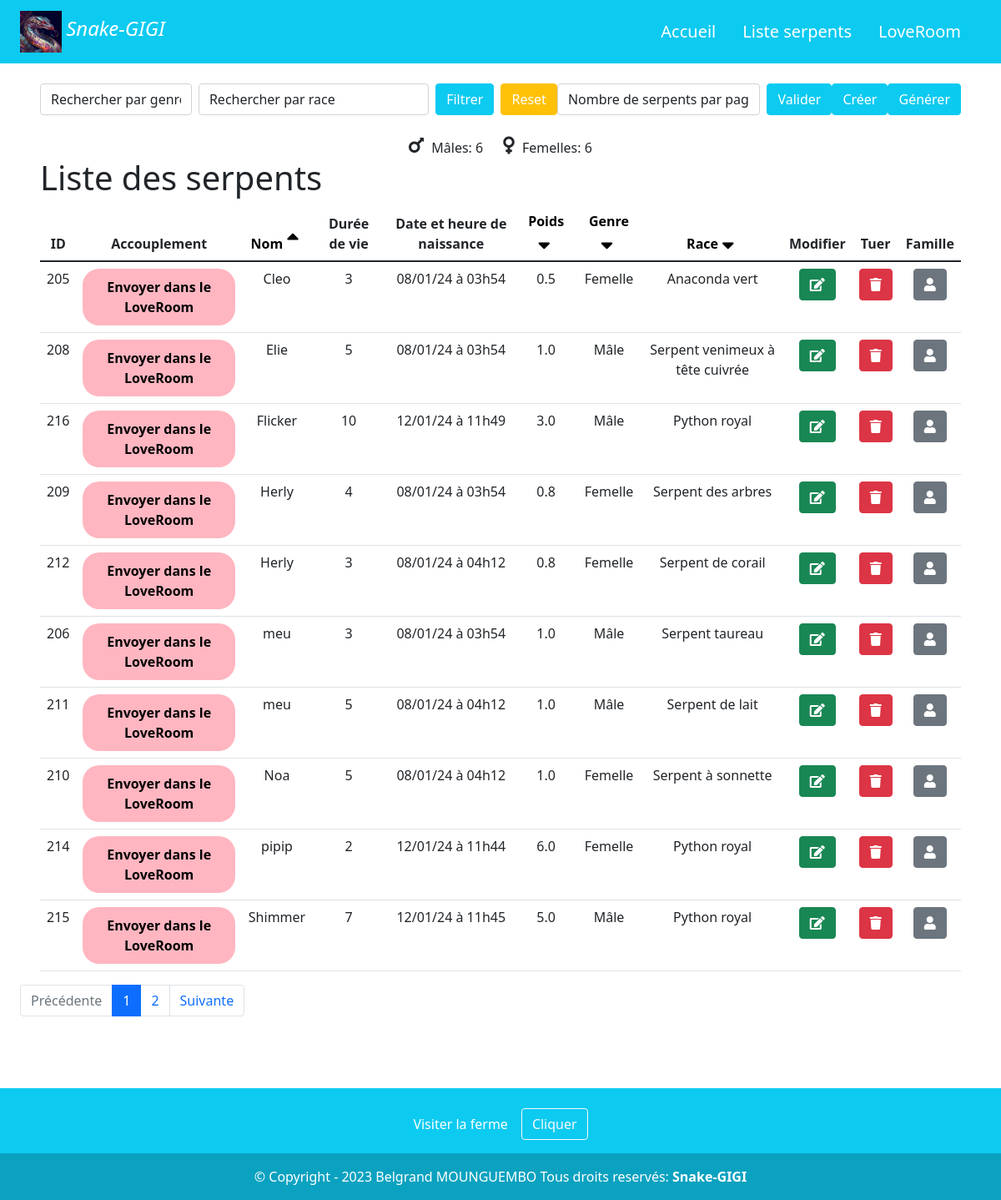
The app's page /index.php?idpage=listSerpents&sort=nom&direction=asc&page=1 with its own data.
### tables this page shows
CREATE TABLE `Serpents` (
  `idSerpents` int(11) NOT NULL,
  `nom` varchar(255) DEFAULT NULL,
  `dureeVie` int(11) NOT NULL,
  `heure_et_date_naissance` datetime NOT NULL,
  `poids` decimal(5,2) NOT NULL,
  `genre` enum('Mâle','Femelle') NOT NULL,
  `idRace` int(11) DEFAULT NULL,
  `idPere` varchar(11) DEFAULT NULL,
  `idMere` varchar(11) DEFAULT NULL,
  `inLoveRoom` tinyint(1) DEFAULT '0',
  `estMort` int(1) DEFAULT NULL
);

CREATE TABLE `Races` (
  `idRace` int(11) NOT NULL,
  `nomRace` varchar(255) DEFAULT NULL
);

### Classes/bdd.class.php (called while the page is built, shortened)
<?php
class BDD {
	private $conn;
	public function __construct($h = 'localhost', $db = 'ElevageSerpents', $u = 'root', $pw = '') {
        $host = "127.0.0.1";
        $port = "8889";
        $dbname = "ElevageSerpents";
        $username = "root";
        $password = "root";
        $socket = "/Applications/MAMP/tmp/mysql/mysql.sock";
        $this->conn = new PDO("mysql:host=$host;port=$port;dbname=$dbname;charset=utf8;unix_socket=$socket", $username, $password);
    }
    public function execReq($sql, $params = []) {
        try {
            $stmt = $this->conn->prepare($sql);
            $stmt->execute($params);
            if (strpos($sql, 'SELECT') === 0) {
                return $stmt->fetchAll();
            }
            return $stmt->rowCount();
        } catch (PDOException $e) {
            echo "Erreur de base de données : " . $e->getMessage();
            return false;
        }
    }
}
?>

### pages/listSerpents.php (the view, shortened to what this page needs)
<?php
require_once('Classes/bdd.class.php');
$bdd = new BDD();
    if (isset($_GET['page']) && !empty($_GET['page'])) {
        $currentPage = (int) strip_tags($_GET['page']);
    } else {
        $currentPage = 1;
    }
    if (!isset($_POST["valider"]) && !isset($_SESSION["parPage"])) {
        $parPage = 10;
    } else if (isset($_POST["valider"])) {
        $parPage = intval($_POST["nbSerpents"]);
        $_SESSION["parPage"] = $parPage;
    } else {
        $parPage = (int)$_SESSION["parPage"];
    }
    $whereConditions = "WHERE (Serpents.inLoveRoom = 0 OR Serpents.inLoveRoom IS NULL)";
    $sql = "SELECT COUNT(*) AS nb_serpents FROM Serpents INNER JOIN Races ON Serpents.idRace = Races.idRace " . $whereConditions;
    $query = $bdd->execReq($sql);
    $res = $query[0];
    $nbSerpents = (int) $res['nb_serpents'];
    $pages = ceil($nbSerpents / $parPage);
    $first = ($currentPage * $parPage) - $parPage;
    $sort = $_GET['sort'] ?? 'idSerpents';
    $direction = $_GET['direction'] ?? 'asc';
    $sortColumn = $sort;
    if ($sort === 'race') {
        $sortColumn = 'Races.nomRace';
    } else if ($sort !== 'idSerpents') {
        $sortColumn = 'Serpents.' . $sort;
    }
    $sql = "SELECT Serpents.*, Races.nomRace
        FROM Serpents
        INNER JOIN Races ON Serpents.idRace = Races.idRace
        " . $whereConditions . "
        ORDER BY " . $sortColumn . " " . $direction . "
        LIMIT " . $first . "," . $parPage;
    $query = $bdd->execReq($sql);
    $serpents = $query;
$sqlMale = "SELECT COUNT(*) AS male_count FROM Serpents WHERE genre = 'Mâle'";
$queryMale = $bdd->execReq($sqlMale);
$maleCount = $queryMale[0]['male_count'];
$sqlFemale = "SELECT COUNT(*) AS female_count FROM Serpents WHERE genre = 'Femelle'";
$queryFemale = $bdd->execReq($sqlFemale);
$femaleCount = $queryFemale[0]['female_count'];
?>
<!DOCTYPE html>
<html lang="en">
<head>
    <link rel="stylesheet" href="https://stackpath.bootstrapcdn.com/bootstrap/5.1.3/css/bootstrap.min.css">
    <link rel="stylesheet" href="https://cdnjs.cloudflare.com/ajax/libs/font-awesome/5.15.1/css/all.min.css">
</head>
<body class="w-100">
    <div class="container-fluid" style="padding-bottom: 70px;">
        <main class="container-fluid  mt-4" >
            <div class="d-flex justify-content-between align-items-end mb-4">
                <form method="POST" class="d-flex">
                    <div class="me-2">
                        <select name="filter_gender" id="filter_gender" class="form-control">
                            <option value="" class="text-gray">Rechercher par genre</option>
                        </select>
                    </div>
                    <div class="me-2">
                        <select name="nameRace" id="idRace" class="form-control">
                            <option value="" class="text-gray">Rechercher par race</option>
                        </select>
                    </div>
                    <div class="me-2">
                        <button type="submit" name="filter" id="filter" class="btn btn-info text-white" style="text-decoration: none;">Filtrer</button>
                    </div>
                    <div>
                        <button type="submit" name="resetFilter" class="btn btn-warning text-white" style="text-decoration: none;">Reset</button>
                    </div>
                </form>
                <div class="d-flex">
                    <form action="" method="POST" class="d-flex">
                        <div class="me-2 text-gray" >
                            <select name="nbSerpents" id="" class="form-control">
                                <option value="" class="text-white">Nombre de serpents par page</option>
                            </select>
                        </div>
                        <button type="submit" name="valider" class="btn btn-info text-white" style="text-decoration: none;">Valider</button>
                    </form>
                </div>
                <div>
                    <a href="index.php?idpage=create" class="btn btn-info text-white" style="text-decoration: none;">Créer</a>
                </div>
                <div>
                    <form action="" method="POST">
                        <button type="submit" name="generateSerpents" class="btn btn-info text-white" style="text-decoration: none;">Générer </button>
                    </form>
                </div>
            </div>
            <div class="serpent-counts text-center">
                <span><i class="fas fa-mars" style="font-size: 24px;"></i> Mâles: <?= $maleCount ?></span>
                <span><i class="fas fa-venus" style="font-size: 24px;"></i> Femelles: <?= $femaleCount ?></span>
            </div>
            <div class="row">
                <section class="col-12">
                    <h1>Liste des serpents</h1>
                    <table class="table">
                        <thead>
                            <th class="text-center">ID</th>
                            <th class="text-center">Accouplement</th>
                            <th class="text-center">
                                <a href="index.php?idpage=listSerpents&sort=nom&direction=<?php echo ($sort == 'nom' && $direction == 'asc') ? 'desc' : 'asc'; ?>&page=<?= $currentPage ?> " style="color: black; text-decoration: none;">
                                    Nom
                                    <i class="fas <?php echo ($sort == 'nom' && $direction == 'asc') ? 'fa-sort-up' : 'fa-sort-down'; ?>"></i>
                                </a>
                            </th>
                            <th class="text-center">Durée de vie</th>
                            <th class="text-center">Date et heure de naissance</th>
                            <th class="text-center">
                                <a href="index.php?idpage=listSerpents&sort=poids&direction=<?php echo ($sort == 'poids' && $direction == 'asc') ? 'desc' : 'asc'; ?>&page=<?= $currentPage ?>" style="color: black; text-decoration: none;">
                                    Poids
                                    <i class="fas <?php echo ($sort == 'poids' && $direction == 'asc') ? 'fa-sort-up' : 'fa-sort-down'; ?>"></i>
                                </a>
                            </th>
                            <th class="text-center">
                                <a href="index.php?idpage=listSerpents&sort=genre&direction=<?php echo ($sort == 'genre' && $direction == 'asc') ? 'desc' : 'asc'; ?>&page=<?= $currentPage ?>" style="color: black; text-decoration: none;">
                                    Genre
                                    <i class="fas <?php echo ($sort == 'genre' && $direction == 'asc') ? 'fa-sort-up' : 'fa-sort-down'; ?>"></i>
                                </a>
                            </th>
                            <th class="text-center">
                                <a href="index.php?idpage=listSerpents&sort=race&direction=<?php echo ($sort == 'race' && $direction == 'asc') ? 'desc' : 'asc'; ?>&page=<?= $currentPage ?>" style="color: black; text-decoration: none;">
                                    Race
                                    <i class="fas <?php echo ($sort == 'race' && $direction == 'asc') ? 'fa-sort-up' : 'fa-sort-down'; ?>"></i>
                                </a>
                            </th>
                            <th class="text-center">Modifier</th>
                            <th class="text-center">Tuer</th>
                            <th class="text-center">Famille</th>
                        </thead>
                        <tbody>
                            <?php
                                foreach ($serpents as $serpent) {
                                $dateNaissance = DateTime::createFromFormat('Y-m-d H:i:s', $serpent['heure_et_date_naissance']);
                                if ($dateNaissance) {
                                    $formattedDate = $dateNaissance->format('d/m/y \à H\hi');
                                } else {
                                    $formattedDate = 'Date inconnue';
                                }
                                echo "<tr>";
                                echo "<td class='text-center'>" . htmlspecialchars($serpent['idSerpents']) . "</td>";
                                echo "<td class='text-center'>" .
                                        "<div>" .
                                        "<form action='index.php?idpage=loveRoom' method='POST'>" .
                                        "<input type='hidden' name='idSerpents' value='" . htmlspecialchars($serpent["idSerpents"]) . "'/>" .
                                        "<button type='submit' class='btn-love' name='inLoveRoom'>Envoyer dans le LoveRoom</button>" .
                                        "</form>" .
                                        "</div>" .
                                    "</td>";
                                echo "<td class='text-center'>" . htmlspecialchars($serpent['nom']) . "</td>";
                                echo "<td class='text-center'>" . htmlspecialchars($serpent['dureeVie']) . "</td>";
                                echo "<td class='text-center'>" . htmlspecialchars($formattedDate) . "</td>";
                                echo "<td class='text-center'>" . number_format($serpent['poids'], 1) . "</td>";
                                echo "<td class='text-center'>" . htmlspecialchars($serpent['genre']) . "</td>";
                                echo "<td class='text-center'>" . htmlspecialchars($serpent['nomRace']) . "</td>";
                                echo "<td class='text-center'>" .
                                        "<form action='index.php?idpage=update&idSerpents=" . htmlspecialchars($serpent['idSerpents']) . "' method='POST'>" .
                                            "<button class='btn btn-success' name='delete' id='btn_edit'> <span class='fa fa-edit'></span></button>" .
                                        "</form>" .
                                     "</td>";
                                echo "<td class='text-center'>" .
                                     "<form action='index.php?idpage=kill&idSerpents=" . htmlspecialchars($serpent['idSerpents']) . "' method='POST' onclick='return confirm(\"Êtes-vous sûr de vouloir tuer ce serpent ?\");'>" .
                                         "<button class='btn btn-danger' id='btn_delete'> <span class='fa fa-trash'></span> </button>" .
                                     "</form>" .
                                    "</td>";
                                echo "<td class='text-center'>" .
                                        "<form action='index.php?idpage=profile&idSerpents=" . htmlspecialchars($serpent['idSerpents']) . "' method='POST'>" .
                                            "<button class='btn btn-secondary'> <span class='fa fa-user'></span></button>" .
                                        "</form>" .
                                    "</td>";
                                echo "</tr>";
                             ?>
                                <?php
                                }
                                ?>
                        </tbody>
                    </table>
                </section>
            </div>
        </main>
        <nav>
            <ul class="pagination">
                <li class="page-item <?= ($currentPage == 1) ? "disabled" : "" ?>">
                    <a href="./?idpage=listSerpents&page=<?= $currentPage - 1 ?>" class="page-link">Précédente</a>
                </li>
                <?php for ($page = 1; $page <= $pages; $page++) : ?>
                    <li class="page-item <?= ($currentPage == $page) ? "active" : "" ?>">
                        <a href="./?idpage=listSerpents&page=<?= $page ?>" class="page-link"><?= $page ?></a>
                    </li>
                <?php endfor ?>
                <li class="page-item <?= ($currentPage == $pages) ? "disabled" : "" ?>">
                    <a href="./?idpage=listSerpents&page=<?= $currentPage + 1 ?>" class="page-link">Suivante</a>
                </li>
            </ul>
        </nav>
    </div>
</body>
</html>

### pages/listSerpents.php (style rules this page uses)
.btn-love { background-color: #ffb6c1; border: none; border-radius: 20px; font-weight: bold; font-size: 16px; padding: 10px 20px; display: flex; align-items: center; justify-content: center; }
.text-gray { color: gray !important; }
a { text-decoration: none !important; }
.text-center { text-align: center; }
.serpent-counts span { margin: 0 10px; }
.fas { font-size: 24px; }
.fas { margin-right: 5px; }

### records on screen
serpents: idSerpents "205", nom "Cleo", dureeVie "3", heure_et_date_naissance "08/01/24 à 03h54", poids "0.5", genre "Femelle", idRace.nomRace "Anaconda vert"
serpents: idSerpents "208", nom "Elie", dureeVie "5", heure_et_date_naissance "08/01/24 à 03h54", poids "1.0", genre "Mâle", idRace.nomRace "Serpent venimeux à tête cuivrée"
serpents: idSerpents "216", nom "Flicker", dureeVie "10", heure_et_date_naissance "12/01/24 à 11h49", poids "3.0", genre "Mâle", idRace.nomRace "Python royal"
serpents: idSerpents "209", nom "Herly", dureeVie "4", heure_et_date_naissance "08/01/24 à 03h54", poids "0.8", genre "Femelle", idRace.nomRace "Serpent des arbres"
serpents: idSerpents "212", nom "Herly", dureeVie "3", heure_et_date_naissance "08/01/24 à 04h12", poids "0.8", genre "Femelle", idRace.nomRace "Serpent de corail"
serpents: idSerpents "206", nom "meu", dureeVie "3", heure_et_date_naissance "08/01/24 à 03h54", poids "1.0", genre "Mâle", idRace.nomRace "Serpent taureau"
serpents: idSerpents "211", nom "meu", dureeVie "5", heure_et_date_naissance "08/01/24 à 04h12", poids "1.0", genre "Mâle", idRace.nomRace "Serpent de lait"
serpents: idSerpents "210", nom "Noa", dureeVie "5", heure_et_date_naissance "08/01/24 à 04h12", poids "1.0", genre "Femelle", idRace.nomRace "Serpent à sonnette"
serpents: idSerpents "214", nom "pipip", dureeVie "2", heure_et_date_naissance "12/01/24 à 11h44", poids "6.0", genre "Femelle", idRace.nomRace "Python royal"
serpents: idSerpents "215", nom "Shimmer", dureeVie "7", heure_et_date_naissance "12/01/24 à 11h45", poids "5.0", genre "Mâle", idRace.nomRace "Python royal"

### other values on screen
$maleCount "6"
$femaleCount "6"
